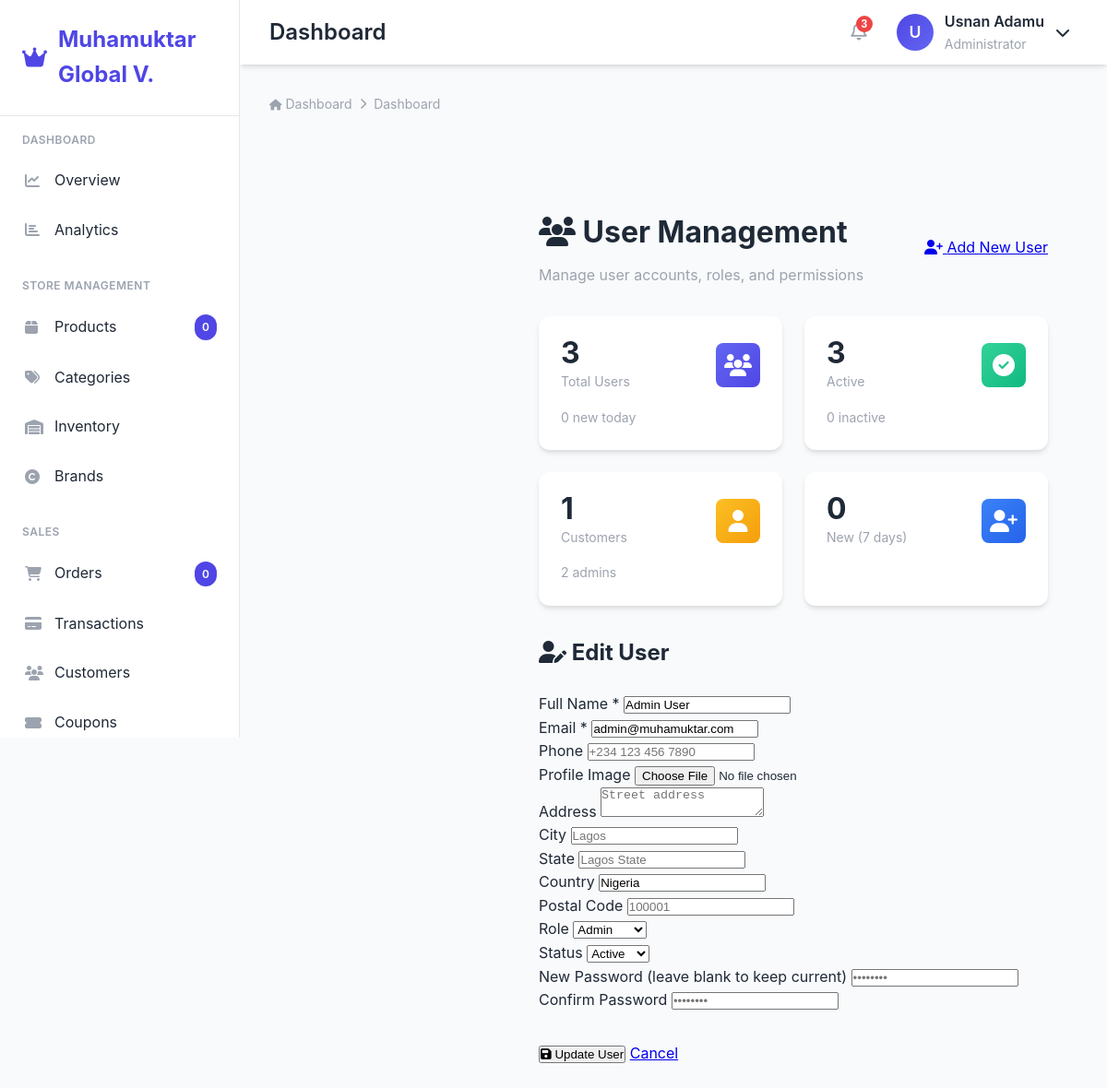
Page /admin/users.php?action=edit&id=2 (signed in) on the committed database.
### tables this page shows
CREATE TABLE `users` (
  `id` int(11) NOT NULL AUTO_INCREMENT,
  `email` varchar(191) NOT NULL,
  `password_hash` varchar(255) NOT NULL,
  `full_name` varchar(100) DEFAULT NULL,
  `phone` varchar(20) DEFAULT NULL,
  `role` enum('customer','admin') DEFAULT 'customer',
  `status` enum('active','inactive','banned') DEFAULT 'active',
  `created_at` timestamp NOT NULL DEFAULT CURRENT_TIMESTAMP,
  PRIMARY KEY (`id`),
  UNIQUE KEY `email` (`email`)
);

### admin/users.php (the view, shortened to what this page needs)
<?php
require_once '../includes/auth.php';
try {
    $pdo->exec("
        CREATE TABLE IF NOT EXISTS users (
            id INT PRIMARY KEY AUTO_INCREMENT,
            full_name VARCHAR(255) NOT NULL,
            email VARCHAR(255) UNIQUE NOT NULL,
            password VARCHAR(255) NOT NULL,
            phone VARCHAR(50),
            address TEXT,
            city VARCHAR(100),
            state VARCHAR(100),
            country VARCHAR(100),
            postal_code VARCHAR(20),
            role ENUM('admin','manager','customer','vendor') DEFAULT 'customer',
            status ENUM('active','inactive','banned') DEFAULT 'active',
            email_verified TINYINT(1) DEFAULT 0,
            last_login DATETIME,
            last_ip VARCHAR(45),
            profile_image VARCHAR(255),
            created_at TIMESTAMP DEFAULT CURRENT_TIMESTAMP,
            updated_at TIMESTAMP NULL ON UPDATE CURRENT_TIMESTAMP,
            INDEX idx_role (role),
            INDEX idx_status (status),
            INDEX idx_email (email)
        )
    ");
    $pdo->exec("
        CREATE TABLE IF NOT EXISTS user_activity_log (
            id INT PRIMARY KEY AUTO_INCREMENT,
            user_id INT NOT NULL,
            action VARCHAR(255) NOT NULL,
            details TEXT,
            ip_address VARCHAR(45),
            user_agent TEXT,
            created_at TIMESTAMP DEFAULT CURRENT_TIMESTAMP,
            FOREIGN KEY (user_id) REFERENCES users(id) ON DELETE CASCADE,
            INDEX idx_user (user_id),
            INDEX idx_created (created_at)
        )
    ");
} catch (Exception $e) {
    error_log("Users table error: " . $e->getMessage());
}
$action = $_GET['action'] ?? '';
$id = (int)($_GET['id'] ?? 0);
$page = (int)($_GET['page'] ?? 1);
$limit = 20;
$offset = ($page - 1) * $limit;
$where = [];
$params = [];
$where_sql = $where ? "WHERE " . implode(" AND ", $where) : "";
$sql = "
    SELECT u.*,
           (SELECT COUNT(*) FROM orders WHERE user_id = u.id) AS order_count,
           (SELECT SUM(total_amount) FROM orders WHERE user_id = u.id AND status != 'cancelled') AS total_spent
    FROM users u
    $where_sql
    ORDER BY u.created_at DESC
    LIMIT $limit OFFSET $offset
";
$stmt = $pdo->prepare($sql);
$stmt->execute($params);
$users = $stmt->fetchAll();
$stats = [
    'total' => $pdo->query("SELECT COUNT(*) FROM users")->fetchColumn(),
    'active' => $pdo->query("SELECT COUNT(*) FROM users WHERE status = 'active'")->fetchColumn(),
    'inactive' => $pdo->query("SELECT COUNT(*) FROM users WHERE status = 'inactive'")->fetchColumn(),
    'banned' => $pdo->query("SELECT COUNT(*) FROM users WHERE status = 'banned'")->fetchColumn(),
    'admins' => $pdo->query("SELECT COUNT(*) FROM users WHERE role = 'admin'")->fetchColumn(),
    'managers' => $pdo->query("SELECT COUNT(*) FROM users WHERE role = 'manager'")->fetchColumn(),
    'customers' => $pdo->query("SELECT COUNT(*) FROM users WHERE role = 'customer'")->fetchColumn(),
    'vendors' => $pdo->query("SELECT COUNT(*) FROM users WHERE role = 'vendor'")->fetchColumn(),
    'new_today' => $pdo->query("SELECT COUNT(*) FROM users WHERE DATE(created_at) = CURDATE()")->fetchColumn(),
    'new_week' => $pdo->query("SELECT COUNT(*) FROM users WHERE created_at >= DATE_SUB(NOW(), INTERVAL 7 DAY)")->fetchColumn(),
];
$edit_user = null;
if ($action === 'edit' && $id > 0) {
    $stmt = $pdo->prepare("SELECT * FROM users WHERE id = ?");
    $stmt->execute([$id]);
    $edit_user = $stmt->fetch();
}
$roles = ['admin', 'manager', 'customer', 'vendor'];
$statuses = ['active', 'inactive', 'banned'];
require_once 'header.php';
?>
<div class="admin-main">
    <div style="display: flex; justify-content: space-between; align-items: center; margin-bottom: 2rem;">
        <div>
            <h1 style="font-size: 2rem; margin-bottom: 0.5rem; color: var(--admin-dark);">
                <i class="fas fa-users"></i> User Management
            </h1>
            <p style="color: var(--admin-gray);">Manage user accounts, roles, and permissions</p>
        </div>
        <a href="?action=add" class="btn btn-primary">
            <i class="fas fa-user-plus"></i> Add New User
        </a>
    </div>
    <div class="stats-grid" style="margin-bottom: 2rem;">
        <div class="stat-card">
            <div class="stat-header">
                <div>
                    <div class="stat-value"><?= number_format($stats['total']) ?></div>
                    <div class="stat-label">Total Users</div>
                </div>
                <div class="stat-icon primary"><i class="fas fa-users"></i></div>
            </div>
            <div style="font-size: 0.875rem; color: var(--admin-gray);">
                <?= number_format($stats['new_today']) ?> new today
            </div>
        </div>
        <div class="stat-card">
            <div class="stat-header">
                <div>
                    <div class="stat-value"><?= number_format($stats['active']) ?></div>
                    <div class="stat-label">Active</div>
                </div>
                <div class="stat-icon success"><i class="fas fa-check-circle"></i></div>
            </div>
            <div style="font-size: 0.875rem; color: var(--admin-gray);">
                <?= number_format($stats['inactive']) ?> inactive
            </div>
        </div>
        <div class="stat-card">
            <div class="stat-header">
                <div>
                    <div class="stat-value"><?= number_format($stats['customers']) ?></div>
                    <div class="stat-label">Customers</div>
                </div>
                <div class="stat-icon warning"><i class="fas fa-user"></i></div>
            </div>
            <div style="font-size: 0.875rem; color: var(--admin-gray);">
                <?= number_format($stats['admins']) ?> admins
            </div>
        </div>
        <div class="stat-card">
            <div class="stat-header">
                <div>
                    <div class="stat-value"><?= number_format($stats['new_week']) ?></div>
                    <div class="stat-label">New (7 days)</div>
                </div>
                <div class="stat-icon info"><i class="fas fa-user-plus"></i></div>
            </div>
        </div>
    </div>
    <?php if ($action === 'add' || $action === 'edit'): ?>
        <div class="card">
            <h2 style="margin-bottom: 1.5rem;">
                <i class="fas fa-<?= $edit_user ? 'user-edit' : 'user-plus' ?>"></i>
                <?= $edit_user ? 'Edit User' : 'Create New User' ?>
            </h2>
            <form method="post" enctype="multipart/form-data">
                <div class="form-grid">
                    <div class="form-group">
                        <label class="form-label">Full Name *</label>
                        <input type="text" name="full_name"
                               value="<?= htmlspecialchars($edit_user['full_name'] ?? '') ?>"
                               required class="form-control" placeholder="John Doe">
                    </div>
                    <div class="form-group">
                        <label class="form-label">Email *</label>
                        <input type="email" name="email"
                               value="<?= htmlspecialchars($edit_user['email'] ?? '') ?>"
                               required class="form-control" placeholder="john@example.com">
                    </div>
                </div>
                <div class="form-grid">
                    <div class="form-group">
                        <label class="form-label">Phone</label>
                        <input type="tel" name="phone"
                               value="<?= htmlspecialchars($edit_user['phone'] ?? '') ?>"
                               class="form-control" placeholder="+234 123 456 7890">
                    </div>
                    <div class="form-group">
                        <label class="form-label">Profile Image</label>
                        <input type="file" name="profile_image" accept="image/*" class="form-control">
                    </div>
                </div>
                <div class="form-group">
                    <label class="form-label">Address</label>
                    <textarea name="address" rows="2" class="form-control"
                              placeholder="Street address"><?= htmlspecialchars($edit_user['address'] ?? '') ?></textarea>
                </div>
                <div class="form-grid">
                    <div class="form-group">
                        <label class="form-label">City</label>
                        <input type="text" name="city"
                               value="<?= htmlspecialchars($edit_user['city'] ?? '') ?>"
                               class="form-control" placeholder="Lagos">
                    </div>
                    <div class="form-group">
                        <label class="form-label">State</label>
                        <input type="text" name="state"
                               value="<?= htmlspecialchars($edit_user['state'] ?? '') ?>"
                               class="form-control" placeholder="Lagos State">
                    </div>
                    <div class="form-group">
                        <label class="form-label">Country</label>
                        <input type="text" name="country"
                               value="<?= htmlspecialchars($edit_user['country'] ?? 'Nigeria') ?>"
                               class="form-control" placeholder="Nigeria">
                    </div>
                    <div class="form-group">
                        <label class="form-label">Postal Code</label>
                        <input type="text" name="postal_code"
                               value="<?= htmlspecialchars($edit_user['postal_code'] ?? '') ?>"
                               class="form-control" placeholder="100001">
                    </div>
                </div>
                <div class="form-grid">
                    <div class="form-group">
                        <label class="form-label">Role</label>
                        <select name="role" class="form-control">
                            <?php foreach ($roles as $role): ?>
                                <option value="<?= $role ?>" <?= ($edit_user['role'] ?? 'customer') === $role ? 'selected' : '' ?>>
                                    <?= ucfirst($role) ?>
                                </option>
                            <?php endforeach; ?>
                        </select>
                    </div>
                    <div class="form-group">
                        <label class="form-label">Status</label>
                        <select name="status" class="form-control">
                            <?php foreach ($statuses as $status): ?>
                                <option value="<?= $status ?>" <?= ($edit_user['status'] ?? 'active') === $status ? 'selected' : '' ?>>
                                    <?= ucfirst($status) ?>
                                </option>
                            <?php endforeach; ?>
                        </select>
                    </div>
                </div>
                <div class="form-grid">
                    <div class="form-group">
                        <label class="form-label">
                            <?= $edit_user ? 'New Password (leave blank to keep current)' : 'Password *' ?>
                        </label>
                        <input type="password" name="password"
                               <?= !$edit_user ? 'required' : '' ?>
                               class="form-control" placeholder="••••••••">
                    </div>
                    <div class="form-group">
                        <label class="form-label">Confirm Password</label>
                        <input type="password" name="confirm_password"
                               <?= !$edit_user ? 'required' : '' ?>
                               class="form-control" placeholder="••••••••">
                    </div>
                </div>
                <div style="margin-top: 2rem;">
                    <button type="submit" class="btn btn-primary">
                        <i class="fas fa-save"></i> <?= $edit_user ? 'Update User' : 'Create User' ?>
                    </button>
                    <?php if ($edit_user): ?>
                        <a href="users.php" class="btn btn-secondary">Cancel</a>
                    <?php endif; ?>
                </div>
            </form>
        </div>
    <?php endif; ?>
</div>

### admin/header.php (style rules this page uses)
:root { --admin-primary: #4f46e5; --admin-primary-dark: #4338ca; --admin-primary-light: #6366f1; --admin-secondary: #10b981; --admin-danger: #ef4444; --admin-warning: #f59e0b; --admin-info: #3b82f6; --admin-dark: #1f2937; --admin-light: #f9fafb; --admin-gray: #9ca3af; --admin-border: #e5e7eb; --admin-shadow: 0 4px 6px -1px rgba(0, 0, 0, 0.1), 0 2px 4px -1px rgba(0, 0, 0, 0.06); --admin-shadow-lg: 0 10px 15px -3px rgba(0, 0, 0, 0.1), 0 4px 6px -2px rgba(0, 0, 0, 0.05); --sidebar-width: 260px; --header-height: 70px; --transition: all 0.3s ease; }
* { margin: 0; padding: 0; box-sizing: border-box; }
body { font-family: -apple-system, BlinkMacSystemFont, 'Segoe UI', Roboto, sans-serif; background: var(--admin-light); color: var(--admin-dark); line-height: 1.6; min-height: 100vh; }
.admin-main { margin-left: var(--sidebar-width); margin-top: var(--header-height); padding: 2rem; min-height: calc(100vh - var(--header-height)); transition: var(--transition); }
.stats-grid { display: grid; grid-template-columns: repeat(auto-fit, minmax(240px, 1fr)); gap: 1.5rem; margin-bottom: 2rem; }
.stat-card { background: white; border-radius: 0.75rem; padding: 1.5rem; box-shadow: var(--admin-shadow); transition: var(--transition); }
.stat-header { display: flex; justify-content: space-between; align-items: center; margin-bottom: 1rem; }
.stat-icon { width: 48px; height: 48px; border-radius: 0.5rem; display: flex; align-items: center; justify-content: center; font-size: 1.5rem; }
.stat-icon.primary { background: linear-gradient(135deg, var(--admin-primary-light), var(--admin-primary)); color: white; }
.stat-icon.success { background: linear-gradient(135deg, #34d399, var(--admin-secondary)); color: white; }
.stat-icon.warning { background: linear-gradient(135deg, #fbbf24, var(--admin-warning)); color: white; }
.stat-value { font-size: 2rem; font-weight: 700; color: var(--admin-dark); line-height: 1; }
.stat-label { font-size: 0.875rem; color: var(--admin-gray); margin-top: 0.25rem; }

### admin/users.php (style rules this page uses)
.stat-icon.info { background: linear-gradient(135deg, #3b82f6, #2563eb); color: white; }

### rows in the picture
users: id "2", full_name "Admin User", email "admin@muhamuktar.com", role "Admin", status "Active"

### other values in the picture
SITE_NAME "Muhamuktar Global V."
substr($_SESSION['user_name'] ?? 'A', 0, 1) "U"
$_SESSION['user_name'] "Usnan Adamu"
$stats['total'] "3"
$stats['new_today'] "0"
$stats['active'] "3"
$stats['inactive'] "0"
$stats['customers'] "1"
$stats['new_week'] "0"
